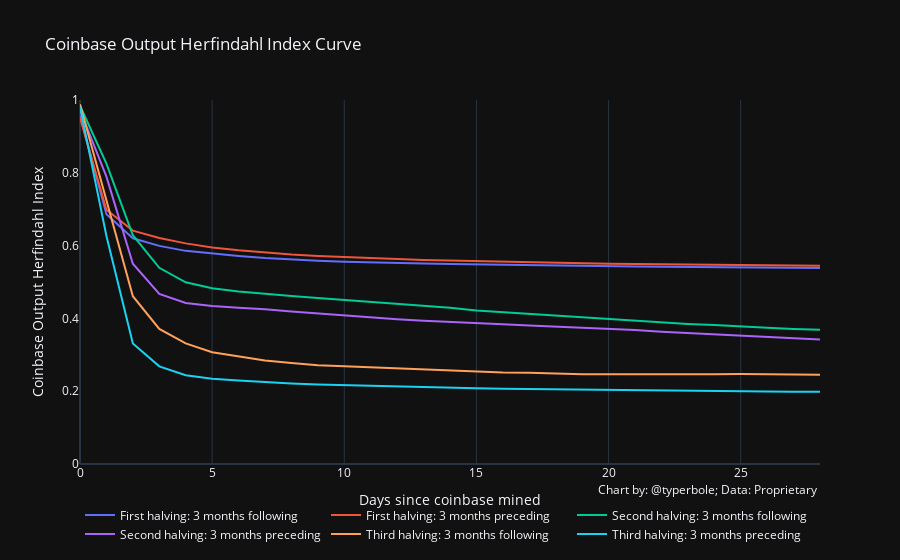

The notebook cell this image was saved under:
### Code cell
chart_utils.miner_herf_chart(
    curves_halving,
    y1_series_title='Coinbase Output Herfindahl Index',
    y1_series_axis_type='linear',#'log',
    y1_series_axis_range=[0, 1],#[-1,0],
#     y1_series_axis_format='{:0.1f}',
    title='Coinbase Output Herfindahl Index Curve',
    x_axis_title='Days since coinbase mined',
    data_source="Proprietary",
    pivot='period'
)

### Figure 1 — Plotly figure (JSON) as saved in the notebook; plotly's stock layout.template omitted (floating-point values rounded to 4 significant figures)
{"data": [{"name": "First halving: 3 months following", "type": "scatter", "x": [0, 1, 2, 3, 4, 5, 6, 7, 8, 9, 10, 11, 12, 13, 14, 15, 16, 17, 18, 19, 20, 21, 22, 23, 24, 25, 26, 27, 28], "xaxis": "x", "y": [0.9565, 0.6862, 0.6201, 0.5992, 0.5855, 0.5779, 0.5715, 0.5659, 0.5613, 0.5583, 0.5558, 0.5537, 0.5523, 0.551, 0.5498, 0.5485, 0.5474, 0.5462, 0.5452, 0.5447, 0.5439, 0.5429, 0.5419, 0.5414, 0.5409, 0.5405, 0.5398, 0.5394, 0.5387], "yaxis": "y"}, {"name": "First halving: 3 months preceding", "type": "scatter", "x": [0, 1, 2, 3, 4, 5, 6, 7, 8, 9, 10, 11, 12, 13, 14, 15, 16, 17, 18, 19, 20, 21, 22, 23, 24, 25, 26, 27, 28], "xaxis": "x", "y": [0.9515, 0.6986, 0.6412, 0.6207, 0.6061, 0.5948, 0.587, 0.5808, 0.5754, 0.5714, 0.568, 0.5654, 0.563, 0.5605, 0.5588, 0.5573, 0.556, 0.5541, 0.5526, 0.5514, 0.5502, 0.5496, 0.5489, 0.548, 0.5471, 0.5464, 0.5457, 0.545, 0.5445], "yaxis": "y"}, {"name": "Second halving: 3 months following", "type": "scatter", "x": [0, 1, 2, 3, 4, 5, 6, 7, 8, 9, 10, 11, 12, 13, 14, 15, 16, 17, 18, 19, 20, 21, 22, 23, 24, 25, 26, 27, 28], "xaxis": "x", "y": [0.9843, 0.8251, 0.6285, 0.5391, 0.4992, 0.4826, 0.4737, 0.467, 0.4613, 0.4558, 0.4504, 0.4457, 0.4395, 0.4346, 0.4289, 0.4216, 0.417, 0.4128, 0.4078, 0.4023, 0.3971, 0.3924, 0.3887, 0.385, 0.3816, 0.3773, 0.3741, 0.3708, 0.3692], "yaxis": "y"}, {"name": "Second halving: 3 months preceding", "type": "scatter", "x": [0, 1, 2, 3, 4, 5, 6, 7, 8, 9, 10, 11, 12, 13, 14, 15, 16, 17, 18, 19, 20, 21, 22, 23, 24, 25, 26, 27, 28], "xaxis": "x", "y": [0.9725, 0.7893, 0.5502, 0.4673, 0.4423, 0.4343, 0.4295, 0.4253, 0.4188, 0.4132, 0.4086, 0.4026, 0.3977, 0.3936, 0.3898, 0.3864, 0.384, 0.3807, 0.3777, 0.3743, 0.3717, 0.3679, 0.3636, 0.3597, 0.3561, 0.3524, 0.3489, 0.346, 0.3422], "yaxis": "y"}, {"name": "Third halving: 3 months following", "type": "scatter", "x": [0, 1, 2, 3, 4, 5, 6, 7, 8, 9, 10, 11, 12, 13, 14, 15, 16, 17, 18, 19, 20, 21, 22, 23, 24, 25, 26, 27, 28], "xaxis": "x", "y": [0.988, 0.7239, 0.461, 0.3713, 0.3313, 0.3071, 0.2948, 0.2846, 0.2777, 0.2715, 0.2682, 0.2657, 0.2633, 0.2608, 0.2567, 0.2544, 0.2513, 0.2509, 0.2482, 0.2469, 0.2469, 0.2465, 0.2477, 0.247, 0.2463, 0.247, 0.2469, 0.2463, 0.2451], "yaxis": "y"}, {"name": "Third halving: 3 months preceding", "type": "scatter", "x": [0, 1, 2, 3, 4, 5, 6, 7, 8, 9, 10, 11, 12, 13, 14, 15, 16, 17, 18, 19, 20, 21, 22, 23, 24, 25, 26, 27, 28], "xaxis": "x", "y": [0.9816, 0.6263, 0.331, 0.2682, 0.244, 0.2343, 0.2296, 0.2244, 0.2211, 0.2185, 0.2165, 0.2147, 0.2126, 0.2105, 0.2091, 0.208, 0.2071, 0.2062, 0.2054, 0.2042, 0.2034, 0.2021, 0.2009, 0.2005, 0.1999, 0.1994, 0.1991, 0.1987, 0.1984], "yaxis": "y"}], "layout": {"annotations": [{"showarrow": false, "text": "Chart by: @typerbole; Data: Proprietary", "x": 1, "xanchor": "right", "xref": "paper", "xshift": 0, "y": -0.1, "yanchor": "auto", "yref": "paper", "yshift": 0}], "legend": {"orientation": "h"}, "showlegend": true, "title": {"text": "Coinbase Output Herfindahl Index Curve"}, "xaxis": {"anchor": "y", "domain": [0, 1], "title": {"text": "Days since coinbase mined"}}, "yaxis": {"anchor": "x", "domain": [0, 1], "range": [0, 1], "showgrid": false, "title": {"text": "Coinbase Output Herfindahl Index"}, "type": "linear"}}}
